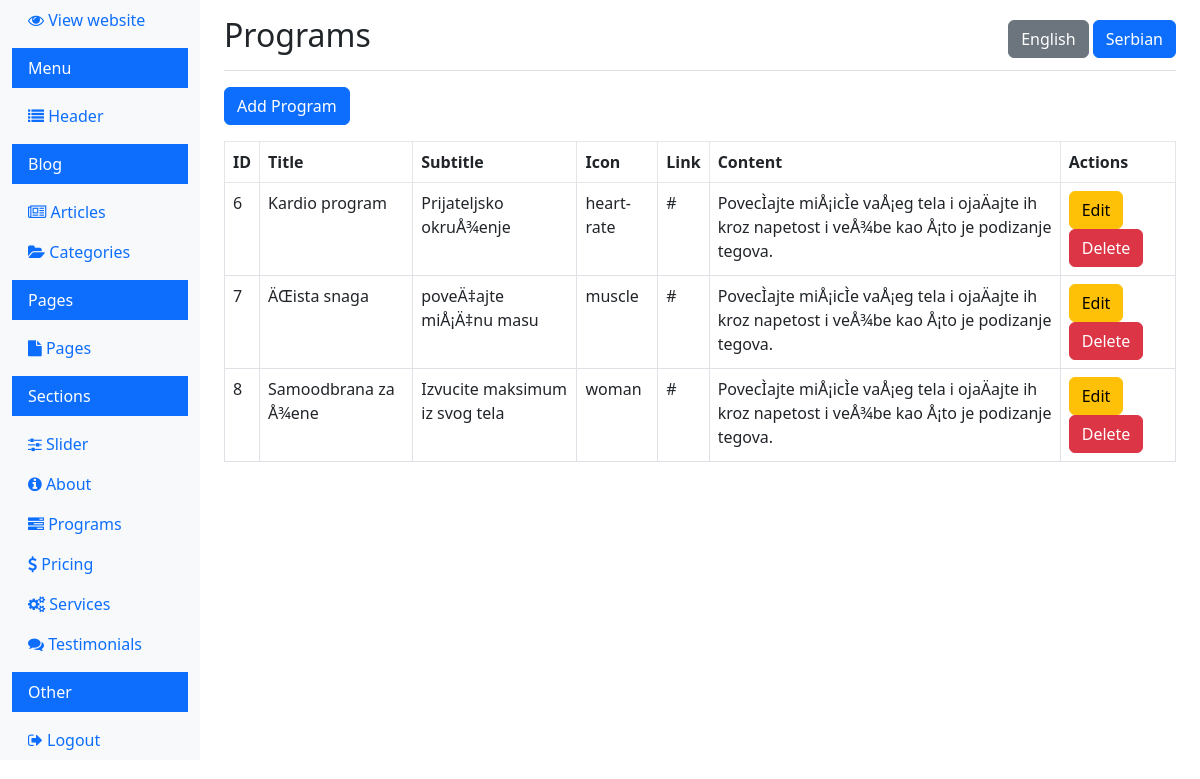
/dashboard/view_programs.php (signed in), run on the app's committed database.
### tables this page shows
CREATE TABLE IF NOT EXISTS `programs` (
  `id` int(11) NOT NULL AUTO_INCREMENT,
  `title` varchar(255) NOT NULL,
  `subtitle` varchar(255) NOT NULL,
  `icon` varchar(255) NOT NULL,
  `link` varchar(255) NOT NULL,
  `content` text NOT NULL,
  `language` varchar(2) NOT NULL DEFAULT 'sr',
  PRIMARY KEY (`id`)
);

### dashboard/view_programs.php (the view, shortened to what this page needs)
<?php
$lang = 'sr';
$conn = new mysqli(DB_HOST, DB_USER, DB_PASS, DB_NAME);
$sql = "SELECT id, title, subtitle, icon, link, content FROM programs WHERE language = ?";
$stmt = $conn->prepare($sql);
$stmt->bind_param("s", $lang);
$stmt->execute();
$result = $stmt->get_result();
?>
<!doctype html>
<html lang="en">
<head>
  <link rel="stylesheet" href="../css/bootstrap.min.css">
  <link rel="stylesheet" href="https://cdnjs.cloudflare.com/ajax/libs/font-awesome/4.7.0/css/font-awesome.min.css">
  <link rel="stylesheet" href="../css/style.css">
</head>
<body>
  <div class="container-fluid">
    <div class="row">
      <?php include 'navigation.php'; ?>
      <main role="main" class="col-md-9 ms-sm-auto col-lg-10 px-md-4">
        <div class="d-flex justify-content-between flex-wrap flex-md-nowrap align-items-center pt-3 pb-2 mb-3 border-bottom">
          <h1 class="h2">Programs</h1>
          <div>
            <a href="?lang=en" class="btn <?php echo $lang === 'en' ? 'btn-primary' : 'btn-secondary'; ?>">English</a>
            <a href="?lang=sr" class="btn <?php echo $lang === 'sr' ? 'btn-primary' : 'btn-secondary'; ?>">Serbian</a>
          </div>
        </div>
        <a href="add_program.php?lang=<?php echo $lang; ?>" class="btn btn-primary mb-3">Add Program</a>
        <table class="table table-bordered">
          <thead>
            <tr>
              <th>ID</th>
              <th>Title</th>
              <th>Subtitle</th>
              <th>Icon</th>
              <th>Link</th>
              <th>Content</th>
              <th>Actions</th>
            </tr>
          </thead>
          <tbody>
            <?php if ($result->num_rows > 0) : ?>
              <?php while ($row = $result->fetch_assoc()) : ?>
                <tr>
                  <td><?php echo htmlspecialchars($row['id']); ?></td>
                  <td><?php echo htmlspecialchars($row['title']); ?></td>
                  <td><?php echo htmlspecialchars($row['subtitle']); ?></td>
                  <td><?php echo htmlspecialchars($row['icon']); ?></td>
                  <td><?php echo htmlspecialchars($row['link']); ?></td>
                  <td><?php echo htmlspecialchars($row['content']); ?></td>
                  <td>
                    <a href="edit_program.php?id=<?php echo $row['id']; ?>&lang=<?php echo $lang; ?>" class="btn btn-warning">Edit</a>
                    <a href="delete_program.php?id=<?php echo $row['id']; ?>&lang=<?php echo $lang; ?>" class="btn btn-danger" onclick="return confirm('Are you sure you want to delete this program?');">Delete</a>
                  </td>
                </tr>
              <?php endwhile; ?>
            <?php else : ?>
              <tr>
                <td colspan="7">No programs found</td>
              </tr>
            <?php endif; ?>
          </tbody>
        </table>
      </main>
    </div>
  </div>
</body>
</html>

### css/style.css (style rules this page uses)
.table-box-one table tbody tr, table thead tr { border: 1px solid #e6e6e6; }

### data on the page
programs: id "6", title "Kardio program", subtitle "Prijateljsko okruÅ¾enje", icon "heart-rate", link "#", content "PovecÌajte miÅ¡icÌe vaÅ¡eg tela i ojaÄajte ih kroz napetost i veÅ¾be kao Å¡to je podizanje tegova."
programs: id "7", title "ÄŒista snaga", subtitle "poveÄ‡ajte miÅ¡Ä‡nu masu", icon "muscle", link "#", content "PovecÌajte miÅ¡icÌe vaÅ¡eg tela i ojaÄajte ih kroz napetost i veÅ¾be kao Å¡to je podizanje tegova."
programs: id "8", title "Samoodbrana za Å¾ene", subtitle "Izvucite maksimum iz svog tela", icon "woman", link "#", content "PovecÌajte miÅ¡icÌe vaÅ¡eg tela i ojaÄajte ih kroz napetost i veÅ¾be kao Å¡to je podizanje tegova."
